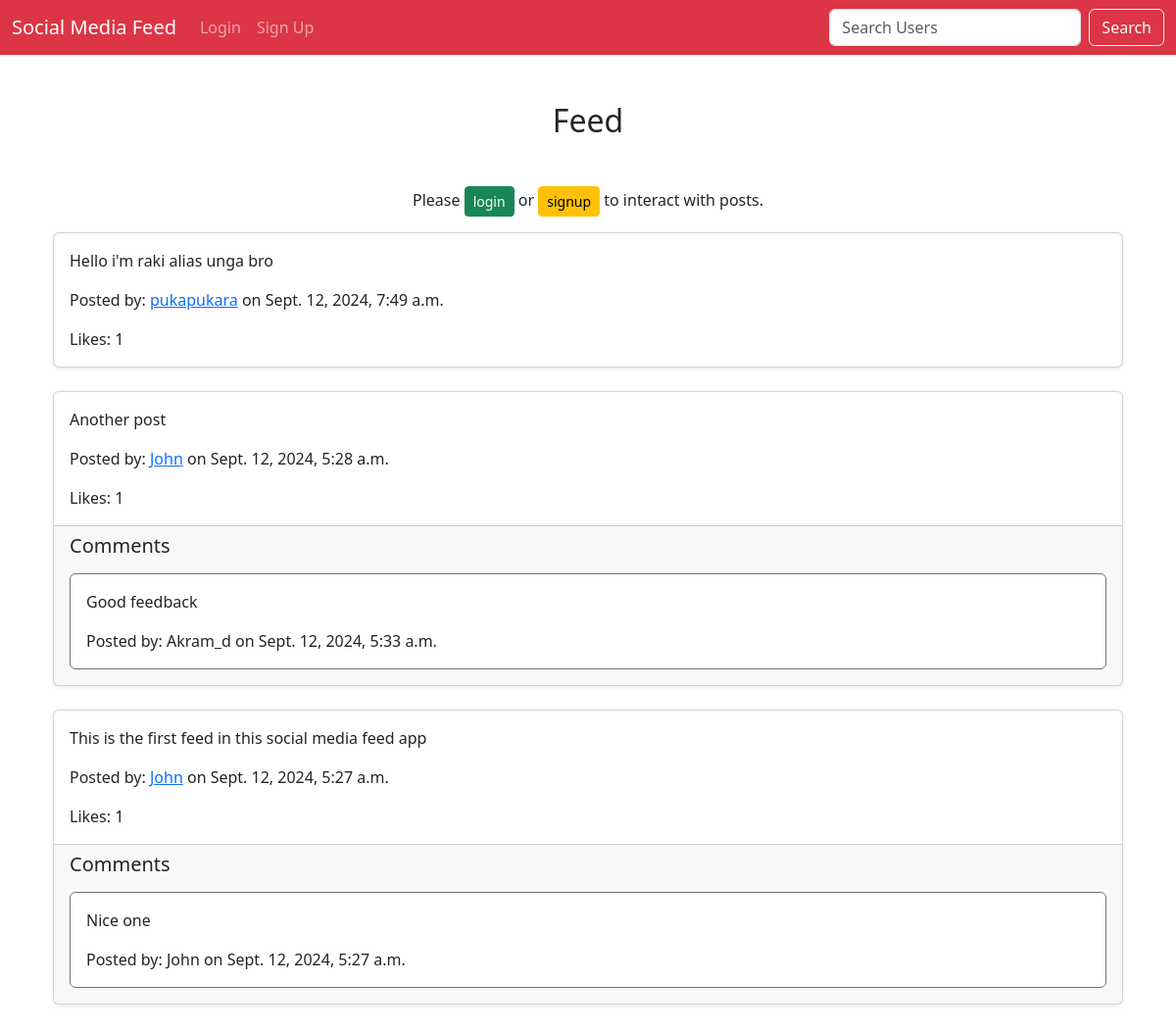
/feed/, run on the app's committed database.
### core/models.py (models this page shows, shortened)
class Post(models.Model):
    content = models.TextField()
    user = models.ForeignKey(User, on_delete=models.CASCADE, related_name='posts')
    created_at = models.DateTimeField(auto_now_add=True)
    updated_at = models.DateTimeField(auto_now=True)

class Comment(models.Model):
    content = models.TextField()
    user = models.ForeignKey(User, on_delete=models.CASCADE, related_name='comments')
    post = models.ForeignKey(Post, on_delete=models.CASCADE, related_name='comments')
    created_at = models.DateTimeField(auto_now_add=True)
    updated_at = models.DateTimeField(auto_now=True)

### core/views.py (the view)
# urls.py: path('feed/', views.feed, name='feed'),
def feed(request):
    posts = Post.objects.all().order_by('-created_at')
    if request.user.is_authenticated:
        return render(request, 'feed.html', {'posts': posts})
    else:
        return render(request, 'guest_feed.html', {'posts': posts})

### core/templates/guest_feed.html (shortened to what this page needs)
{% extends 'base.html' %}
{% block content %}
  <div class="container mt-5 mb-5">
    <h2 class="text-center mb-4 text-dark">Feed</h2>
    <div class="text-center mt-5">
      <p>
        Please <a href="{% url 'login' %}" class="btn btn-success btn-sm">login</a> or
        <a href="{% url 'signup' %}" class="btn btn-warning btn-sm">signup</a>
        to interact with posts.
      </p>
    </div>
    {% for post in posts %}
      <div class="card mb-4 shadow-sm">
        <div class="card-body">
          <p class="card-text">{{ post.content }}</p>
          <p class="card-text">
            Posted by: <a href="{% url 'guest_profile' post.user.username %}" class="text-primary">{{ post.user.username }}</a> on {{ post.created_at }}
          </p>
          <p class="card-text">Likes: {{ post.likes.count }}</p>
        </div>
        {% if post.comments.exists %}
          <div class="card-footer">
            <h5 class="mb-3">Comments</h5>
            {% for comment in post.comments.all %}
              <div class="card mb-2 border-secondary">
                <div class="card-body">
                  <p class="card-text">{{ comment.content }}</p>
                  <p class="card-text">Posted by: {{ comment.user.username }} on {{ comment.created_at }}</p>
                </div>
              </div>
            {% endfor %}
          </div>
        {% endif %}
      </div>
    {% endfor %}
  </div>
{% endblock %}

### core/templates/base.html (shortened to what this page needs)
{% load bootstrap5 %}
<!DOCTYPE html>
<html lang="en">
  <head>
    {% bootstrap_css %}
    {% load static %}
  </head>
  <body>
    <header>
      <nav class="navbar navbar-expand-lg navbar-dark bg-danger
">
        <div class="container-fluid">
          <a class="navbar-brand " href="{% url 'feed' %}">Social Media Feed</a>
          <div class="collapse navbar-collapse" id="navbarNav">
            <ul class="navbar-nav">
              {% if user.is_authenticated %}
                <li class="nav-item">
                  <a class="nav-link" href="{% url 'feed' %}">Feed</a>
                </li>
                <li class="nav-item">
                  <a class="nav-link" href="{% url 'post_create' %}">New Post</a>
                </li>
                <li class="nav-item">
                  <a class="nav-link" href="{% url 'logout' %}">Logout</a>
                </li>
                <li class="nav-item">
                  <a class="nav-link" href="{% url 'user_profile' user.username %}">Profile</a>
                </li>
              {% else %}
                <li class="nav-item">
                  <a class="nav-link" href="{% url 'login' %}">Login</a>
                </li>
                <li class="nav-item">
                  <a class="nav-link" href="{% url 'signup' %}">Sign Up</a>
                </li>
              {% endif %}
            </ul>
          </div>
          <form class="d-flex" role="search" action="{% url 'search_users' %}">
            <input class="form-control me-2" type="search" placeholder="Search Users" aria-label="Search" name="q" />
            <button class="btn btn-outline-light" type="submit">Search</button>
          </form>
        </div>
      </nav>
    </header>
    <main class="container my-4">
      {% block content %}
      {% endblock %}
    </main>
  </body>
</html>

### data on the page
Post: content "Hello i'm raki alias unga bro", user.username "pukapukara", created_at "Sept. 12, 2024, 7:49 a.m.", likes.count "1"
Post: content "Another post", user.username "John", created_at "Sept. 12, 2024, 5:28 a.m.", likes.count "1"
Comment: content "Good feedback", user.username "Akram_d", created_at "Sept. 12, 2024, 5:33 a.m."
Post: content "This is the first feed in this social media feed app", user.username "John", created_at "Sept. 12, 2024, 5:27 a.m.", likes.count "1"
Comment: content "Nice one", user.username "John", created_at "Sept. 12, 2024, 5:27 a.m."
